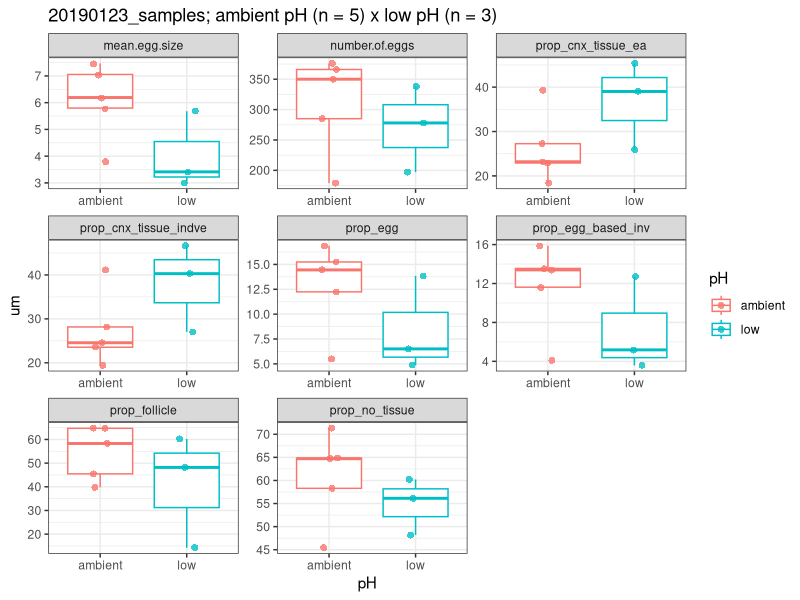
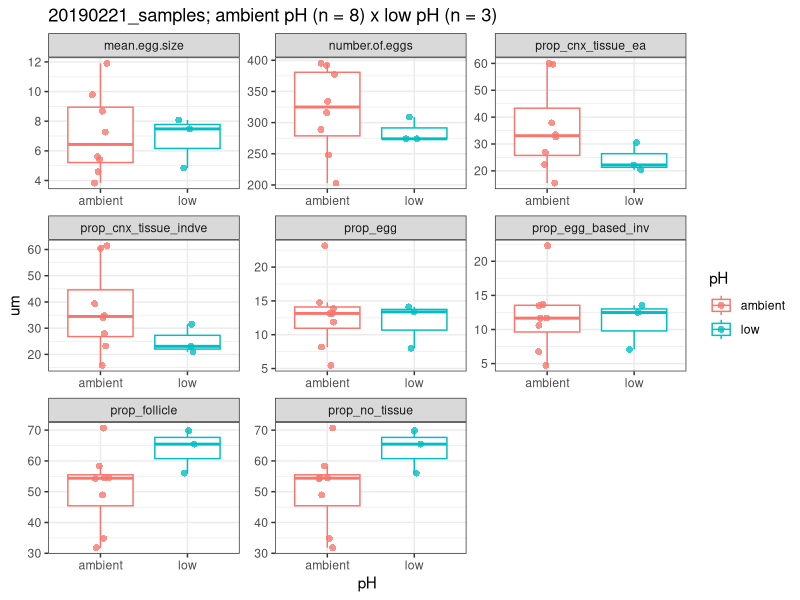
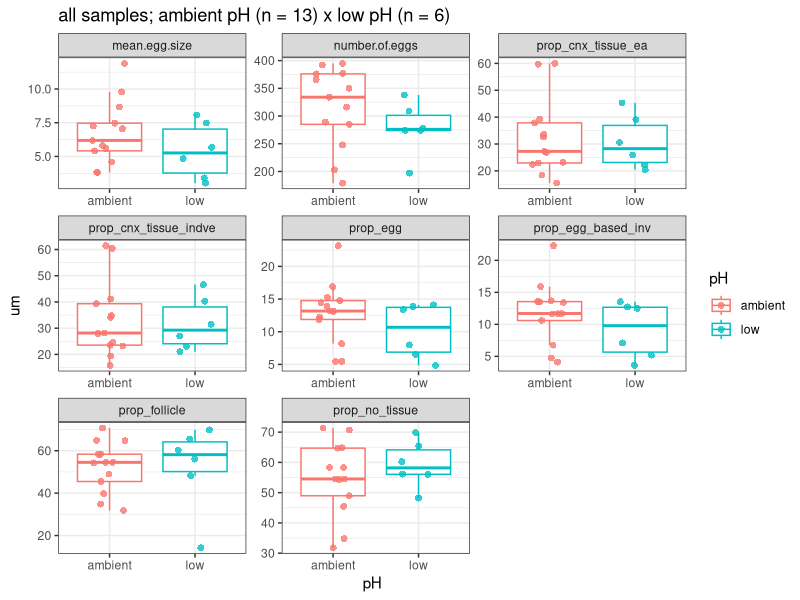
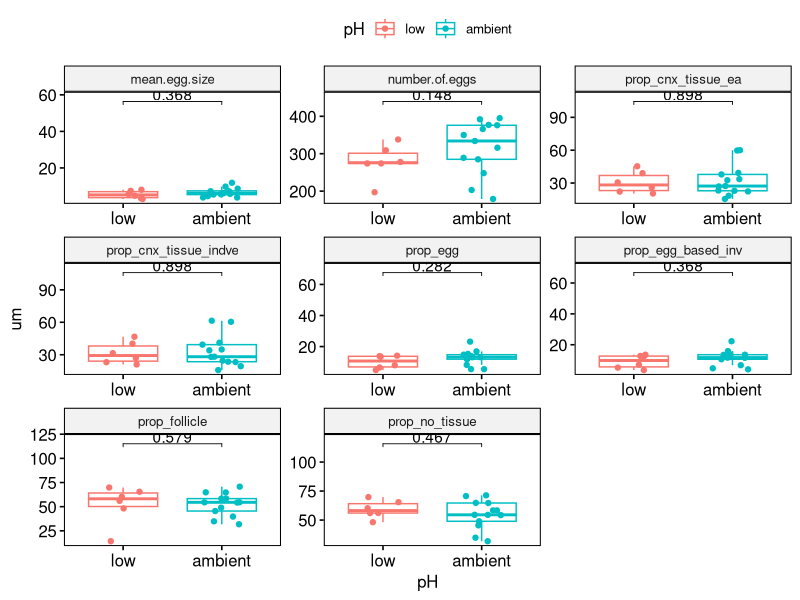

These figures' R source, in order: (Note: this script raises an error after producing the figures.)
## ---- chunk 1
library(ggplot2)
library(ggpubr)
library(rstatix)
## ---- chunk 2
female_data <- read.csv("20200714_Female_Gonad - Results.csv", stringsAsFactors = F)
## ---- chunk 3
female_data$prop_egg <- (female_data$egg.area / female_data$total.area..um.) *100

female_data$prop_egg_based_inv <- (female_data$egg.area..based.on.ind.eggs. / female_data$total.area..um.) *100

female_data$prop_no_tissue <- (female_data$no.tissue.area / female_data$total.area..um.) *100

female_data$prop_follicle <- (female_data$follicle.area / female_data$total.area..um.)*100

female_data$prop_cnx_tissue_ea <- (female_data$connective.tissue.area..egg.based.collective./ female_data$total.area..um.)* 100

female_data$prop_cnx_tissue_indve <- (female_data$connective.tissue.area..egg.based.on.indiv./ female_data$total.area..um.)*100

female_data$date <- substr(female_data$file_name,1,8)

female_data$pH_date <- paste(female_data$date, female_data$pH, sep = "_")

## ---- chunk 4
female_data_STACKED <- tidyr::gather(female_data,"metric", "um", 5:(ncol(female_data)-2))

female_data_STACKED$um <- as.numeric(female_data_STACKED$um)
## ---- chunk 5
female_data_STACKED_filt <- female_data_STACKED[grep("prop|number|mean", female_data_STACKED$metric),]

## ---- chunk 6

#plot january samples
ggplot(data = female_data_STACKED_filt[which(female_data_STACKED_filt$date == "20190123"),],aes(x = pH, y = um, color = pH)) + geom_boxplot(outlier.shape = NA) + facet_wrap(~metric, scale = "free") + geom_jitter(alpha=0.8,shape =16,size = 2, position= position_jitter(0.1)) + theme_bw() + ggtitle("20190123_samples; ambient pH (n = 5) x low pH (n = 3)")

#plot feb samples
ggplot(data = female_data_STACKED_filt[which(female_data_STACKED_filt$date == "20190221"),],aes(x = pH, y = um, color = pH)) + geom_boxplot(outlier.shape = NA) + facet_wrap(~metric, scale = "free") + geom_jitter(alpha=0.8,shape =16,size = 2, position= position_jitter(0.1)) + theme_bw() + ggtitle("20190221_samples; ambient pH (n = 8) x low pH (n = 3)")

#plot all samples together
ggplot(data = female_data_STACKED_filt,aes(x = pH, y = um)) +geom_boxplot(aes(color = pH), outlier.shape = NA) + facet_wrap(~metric, scale = "free") + geom_jitter(aes(color = pH),alpha = 0.8,shape =16, size = 2,position= position_jitter(0.2)) + theme_bw() + ggtitle("all samples; ambient pH (n = 13) x low pH (n = 6)")
## ---- chunk 7

wt <- female_data_STACKED_filt %>% group_by(metric) %>% wilcox_test(um ~ pH )

wt <- wt %>% add_xy_position(x = "pH", )

ggboxplot(female_data_STACKED_filt, x = "pH", y = "um", color = "pH",facet.by = "metric", scales = "free", add = "jitter") + stat_pvalue_manual(wt,bracket.nudge.y = -2,label = "{p}")+
  scale_y_continuous(expand = expansion(mult = c(0.05, 0.1)))


wwt <- female_data_STACKED_filt %>% group_by(date,metric) %>% do(broom::tidy(wilcox.test(um ~ pH,data = . )))



#run stats on all data regardless of date
wt <- female_data_STACKED_filt %>% group_by(metric) %>% do(broom::tidy(wilcox.test(um ~ pH,data = . )))


#run stats on all data regardless of date
Tt <- female_data_STACKED_filt %>% group_by(metric) %>% do(broom::tidy(t.test(um ~ pH,data = . )))

aovt <- female_data_STACKED_filt %>% group_by(metric) %>% do(broom::tidy(aov(um ~ pH,data = . )))

glmt <- female_data_STACKED_filt %>% group_by(metric) %>% do(broom::tidy(glm(um ~ pH,data = . )))

## ---- chunk 8
ggplot(data = female_data, aes(x = tank,y = perc_follicle_area, group = as.factor(tank), fill = pH)) + geom_violin(trim = FALSE) + geom_boxplot(width = 0.2) + geom_jitter(shape =16, position= position_jitter(0.1)) + ylab("follicle area (%)") + theme_bw()
## ---- chunk 9
model <- aov(perc_follicle_area ~ pH * tank, data = female_data)
summary(model)
## ---- chunk 10
ggplot(data = female_data, aes(x = pH,y = perc_egg_area, group = as.factor(pH), fill = pH)) + geom_violin(trim = FALSE) + geom_boxplot(width = 0.2) + geom_jitter(shape =16, position= position_jitter(0.1)) + ylab("egg area (%)") + theme_bw()
## ---- chunk 11
pH6.8 <- subset(female_data, pH == "6.8", perc_egg_area, drop = TRUE)
pHamb <- subset(female_data, pH == "amb", perc_egg_area, drop = TRUE)
wt <- wilcox.test(pH6.8, pHamb)
print(wt$p.value)
## ---- chunk 12
ggplot(data = female_data, aes(x = tank,y = perc_egg_area, group = as.factor(tank), fill = pH)) + geom_violin(trim = FALSE) + geom_boxplot(width = 0.2) + geom_jitter(shape =16, position= position_jitter(0.1)) + ylab("egg area (%)") + theme_bw()
## ---- chunk 13
model <- aov(perc_egg_area ~ pH * tank, data = female_data)
summary(model)
## ---- chunk 14
ggplot(data = female_data, aes(x = pH,y = follicle_egg_ratio, group = as.factor(pH), fill = pH)) + geom_violin(trim = FALSE) + geom_boxplot(width = 0.2) + geom_jitter(shape =16, position= position_jitter(0.1)) + ylab("egg:follicle ratio") + theme_bw()
## ---- chunk 15
pH6.8 <- subset(female_data, pH == "6.8", follicle_egg_ratio, drop = TRUE)
pHamb <- subset(female_data, pH == "amb", follicle_egg_ratio, drop = TRUE)
wt <- wilcox.test(pH6.8, pHamb)
print(wt$p.value)

## ---- chunk 16
ggplot(data = female_data, aes(x = tank,y = follicle_egg_ratio, group = as.factor(tank), fill = pH)) + geom_violin(trim = FALSE) + geom_boxplot(width = 0.2) + geom_jitter(shape =16, position= position_jitter(0.1)) + ylab("egg:follicle ratio") + theme_bw()
## ---- chunk 17
model <- aov(follicle_egg_ratio ~ pH * tank, data = female_data)
summary(model)
